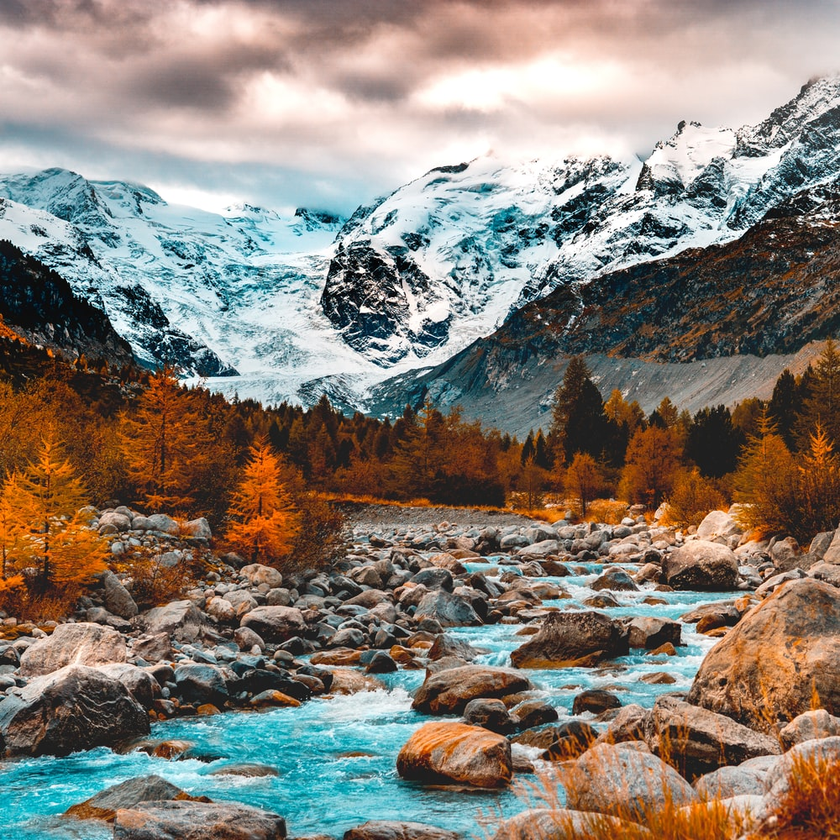
#> input picture ps1/input/landscape.png, 840 x 840 px, shrunk from 1000 x 1000 before the run, found by its file name
$ python ps1_1.py   (older library calls are emulated)
#> lines starting #> are read from the running program, lines starting #| are printed output that depends on the picture; after the words box and inside, x2 and y2 are one past the last pixel; in counts of white or black regions, pixels touching at a corner belong together
import cv2
import time
import numpy as np

img=cv2.imread("input\\landscape.png")
#> img is the input picture: shape (840, 840, 3); mean B, G, R 118, 127.8, 136.7
width=img.shape[0]
#> width = 840
height=img.shape[1]
#> height = 840
halfw=int(width/2)
#> halfw = 420
halfh=int(height/2)
#> halfh = 420

crophalf_img = img[int((width-halfw)/2):int((width+halfw)/2),int((height-halfh)/2):int((height+halfh)/2)].copy()
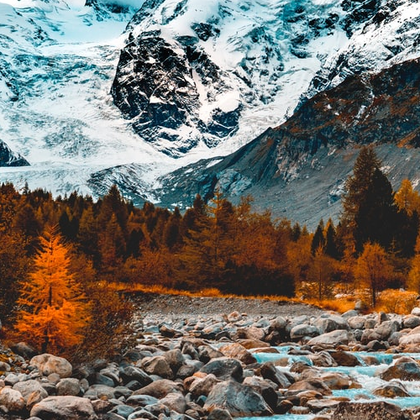
#> crophalf_img: shape (420, 420, 3); mean B, G, R 105.4, 112.2, 116.5
cv2.imwrite("output\\cropped_img.png",crophalf_img)

exc_img=img.copy()
blue_img = img[:,:,0].copy()
red_img = img[:,:,2].copy()
exc_img[:,:,0] = red_img
exc_img[:,:,2] = blue_img
cv2.imwrite("output\\exchanged_img.png",exc_img)

gray_image = cv2.cvtColor(img, cv2.COLOR_BGR2GRAY)
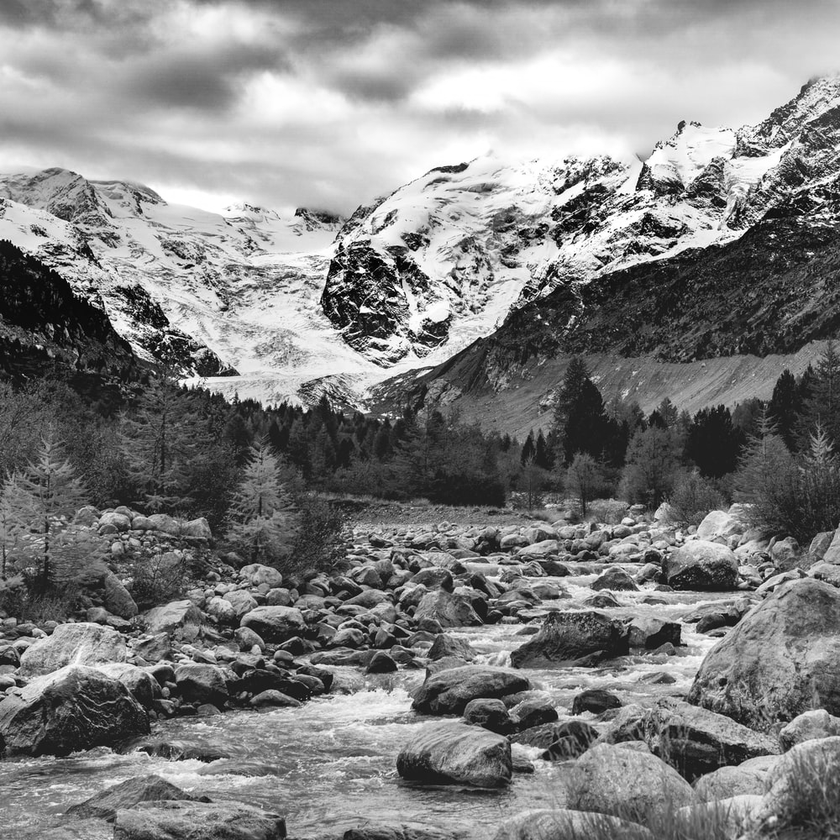
#> gray_image: shape (840, 840); min 0, max 255, mean 129.3
cv2.imwrite("output\\grayed_img.png",gray_image)

rep_img = img.copy()
crop100_img=rep_img[int((width-100)/2):int((width+100)/2),int((height-100)/2):int((height+100)/2)]


crop_gray_img=gray_image[int((width-100)/2):int((width+100)/2),int((height-100)/2):int((height+100)/2)]
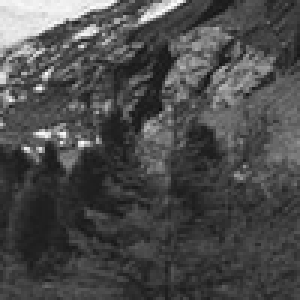
#> crop_gray_img: shape (100, 100) (shown 3 times larger); min 13, max 253, mean 75.3


crop100_img[:,:,0]=crop_gray_img.copy()
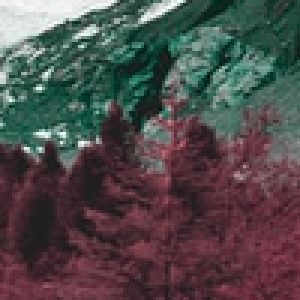
#> crop100_img: shape (100, 100, 3) (shown 3 times larger); mean B, G, R 75.3, 74.9, 79
crop100_img[:,:,1]=crop_gray_img.copy()
crop100_img[:,:,2]=crop_gray_img.copy()

rep_img[int((width-100)/2):int((width+100)/2),int((height-100)/2):int((height+100)/2)]=crop100_img
#> rep_img: shape (840, 840, 3); 1.41% of pixels changed, all inside (x1, y1, x2, y2) = (370, 370, 470, 470)
cv2.imwrite("output\\replaced_img.png",rep_img)

rows,cols = img.shape[:2]
#> rows = 840; cols = 840
M = np.float32([[1,0,2],[0,1,0]])
shifted_img = cv2.warpAffine(img,M,(cols,rows))


dif_img=abs(shifted_img/255-img/255)
cv2.imwrite("output\\difference_img.png",dif_img*255)

img_sobel_x=cv2.Sobel(gray_image,-1,1,0)/255
img_sobel_y=cv2.Sobel(gray_image,-1,0,1)/255
cv2.imwrite("output\\sobelx_img.png",img_sobel_x*255)
cv2.imwrite("output\\sobely_img.png",img_sobel_y*255)
gradient_mag=np.uint8((img_sobel_x*img_sobel_x+img_sobel_y*img_sobel_y)**(0.5)*255)
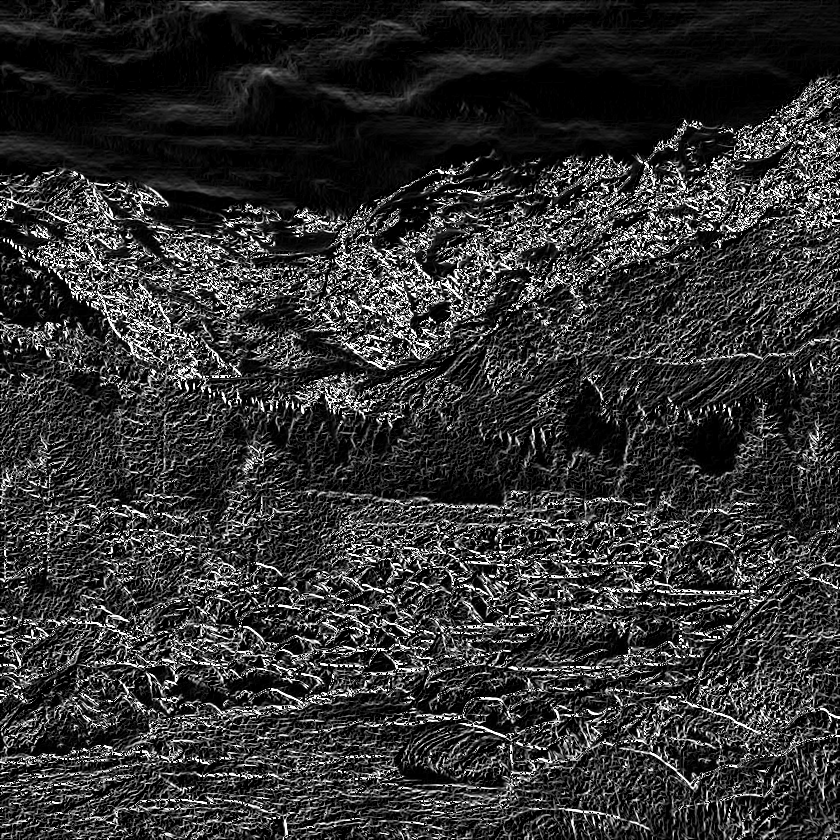
#> gradient_mag: shape (840, 840); min 0, max 255, mean 49.5
cv2.imwrite("output\\gradient_magnitude_img.png",gradient_mag)


blur = cv2.GaussianBlur(img,(3,3),0)
lap_img = cv2.Laplacian(blur,cv2.CV_64F)
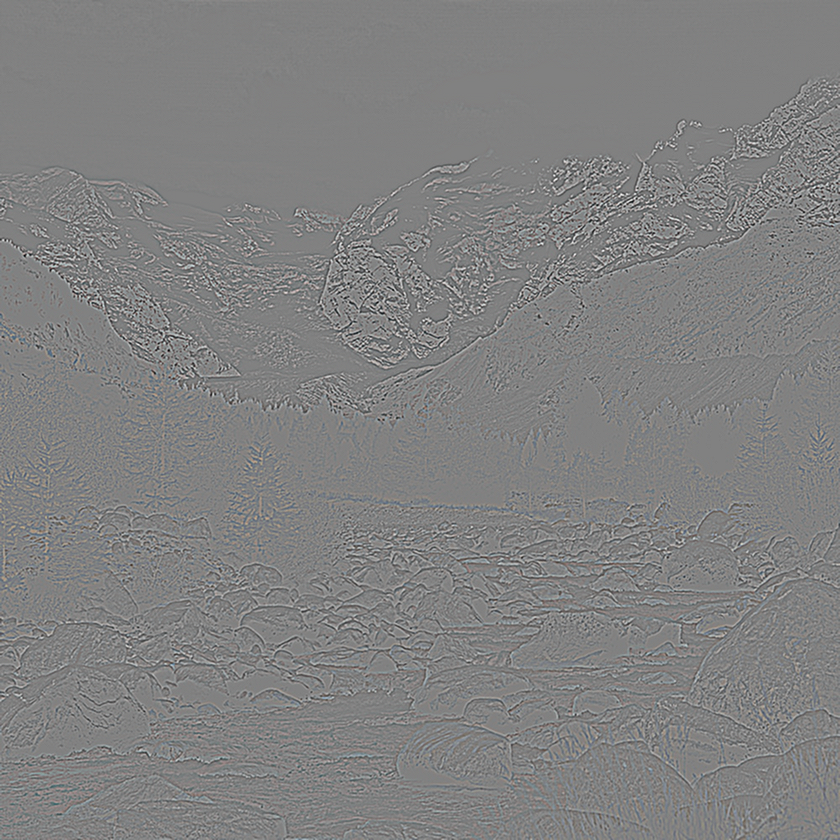
#> lap_img: shape (840, 840, 3) float64; mean B, G, R 0, 0, 0; drawn with min black and max white
lap_img = lap_img/lap_img.max()
cv2.imwrite("output\\laplacian_img.png",lap_img*255)
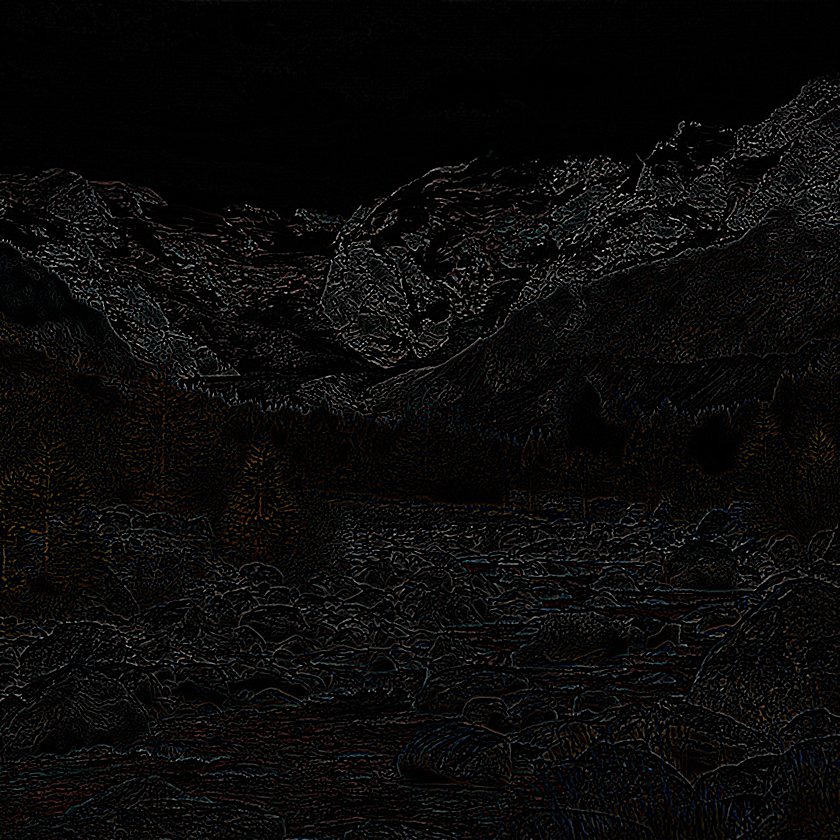
#> saved as laplacian_img.png: shape (840, 840, 3); mean B, G, R 9.2, 9.5, 10.1
